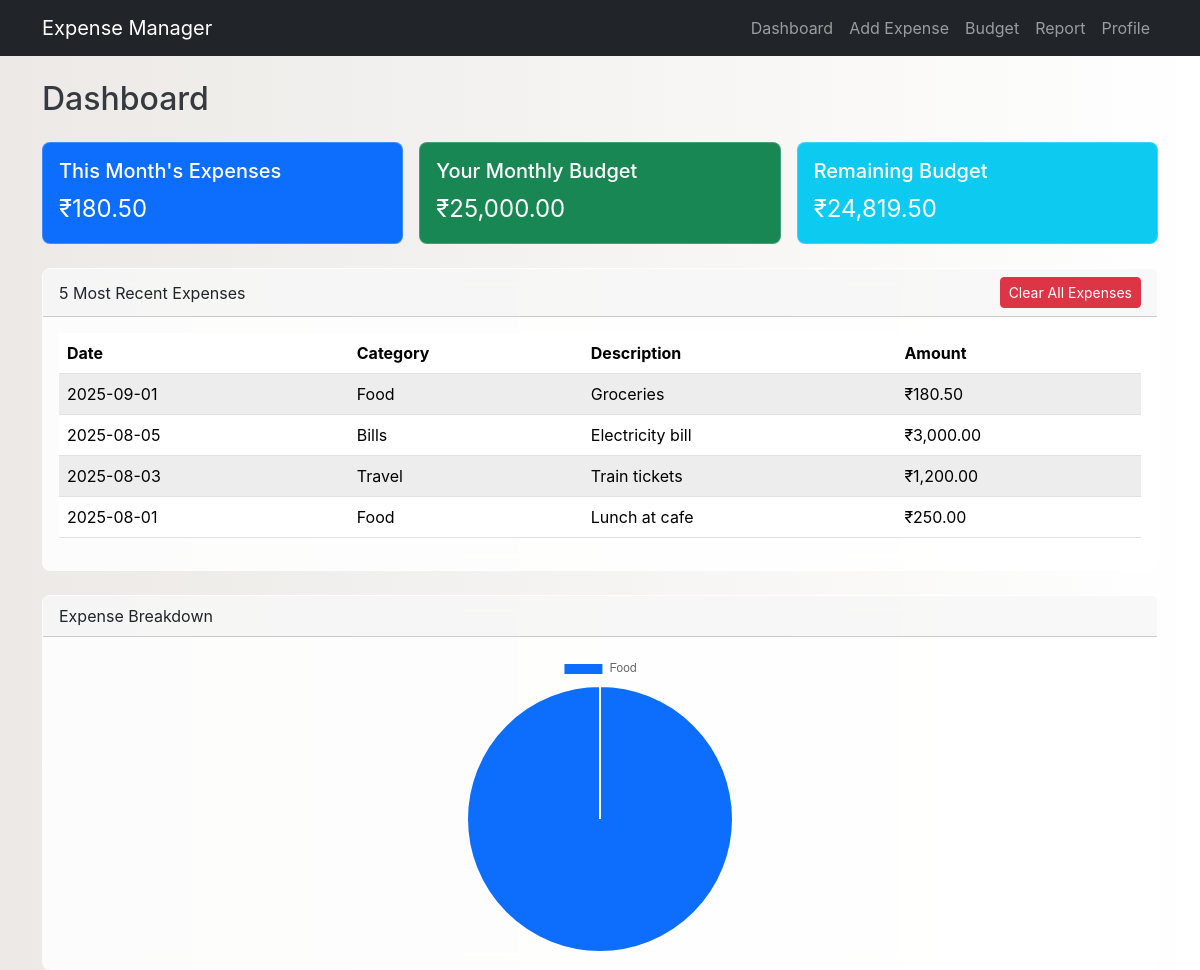
The page / on the database its author committed.
### tables this page shows
CREATE TABLE IF NOT EXISTS users (
    id INT AUTO_INCREMENT PRIMARY KEY,
    username VARCHAR(100) UNIQUE,
    password VARCHAR(255),
    role ENUM('student', 'worker') DEFAULT 'student',
    monthly_income DECIMAL(10,2) DEFAULT 0.00
);

CREATE TABLE IF NOT EXISTS expenses (
    id INT AUTO_INCREMENT PRIMARY KEY,
    user_id INT DEFAULT 1,
    category_id INT,
    amount DECIMAL(10,2),
    description TEXT,
    date DATE,
    FOREIGN KEY (category_id) REFERENCES categories(id)
);

CREATE TABLE IF NOT EXISTS categories (
    id INT AUTO_INCREMENT PRIMARY KEY,
    name VARCHAR(100) UNIQUE
);

### public/index.php (the view)
<?php
include __DIR__ . '/../config/db.php';
include("header.php");
$user_id = 1;
$user_stmt = $conn->prepare("SELECT monthly_income FROM users WHERE id = ?");
$user_stmt->bind_param('i', $user_id);
$user_stmt->execute();
$monthly_budget = $user_stmt->get_result()->fetch_assoc()['monthly_income'] ?? 0;
$current_month_start = date('Y-m-01');
$current_month_end = date('Y-m-t');
$month_stmt = $conn->prepare("SELECT SUM(amount) as total FROM expenses WHERE user_id = ? AND date >= ? AND date <= ?");
$month_stmt->bind_param('iss', $user_id, $current_month_start, $current_month_end);
$month_stmt->execute();
$total_expenses = $month_stmt->get_result()->fetch_assoc()['total'] ?? 0;
$remaining_budget = $monthly_budget - $total_expenses;
$recent_expenses_stmt = $conn->prepare("SELECT e.date, c.name as category, e.amount, e.description FROM expenses e JOIN categories c ON e.category_id = c.id WHERE e.user_id = ? ORDER BY e.date DESC, e.id DESC LIMIT 5");
$recent_expenses_stmt->bind_param('i', $user_id);
$recent_expenses_stmt->execute();
$recent_expenses = $recent_expenses_stmt->get_result();
$chart_data_stmt = $conn->prepare("SELECT c.name as category, SUM(e.amount) as total FROM expenses e JOIN categories c ON e.category_id = c.id WHERE e.user_id = ? AND e.date >= ? AND e.date <= ? GROUP BY c.name HAVING total > 0");
$chart_data_stmt->bind_param('iss', $user_id, $current_month_start, $current_month_end);
$chart_data_stmt->execute();
$chart_res = $chart_data_stmt->get_result();
$chart_labels = [];
$chart_values = [];
while($row = $chart_res->fetch_assoc()) {
    $chart_labels[] = $row['category'];
    $chart_values[] = $row['total'];
}
?>
<h2 class="mb-4">Dashboard</h2>
<div class="row g-3 mb-4">
  <div class="col-md-4">
    <div class="card text-white bg-primary">
      <div class="card-body">
        <h5 class="card-title">This Month's Expenses</h5>
        <p class="card-text fs-4">₹<?php echo number_format($total_expenses, 2); ?></p>
      </div>
    </div>
  </div>
  <div class="col-md-4">
    <div class="card text-white bg-success">
      <div class="card-body">
        <h5 class="card-title">Your Monthly Budget</h5>
        <p class="card-text fs-4">₹<?php echo number_format($monthly_budget, 2); ?></p>
      </div>
    </div>
  </div>
  <div class="col-md-4">
    <div class="card text-white <?php echo ($remaining_budget < 0) ? 'bg-danger' : 'bg-info'; ?>">
      <div class="card-body">
        <h5 class="card-title">Remaining Budget</h5>
        <p class="card-text fs-4">₹<?php echo number_format($remaining_budget, 2); ?></p>
      </div>
    </div>
  </div>
</div>
<div class="card mb-4">
  <div class="card-header d-flex justify-content-between align-items-center">
    <span>5 Most Recent Expenses</span>
    <a href="clear_expenses.php" class="btn btn-sm btn-danger" onclick="return confirm('Are you sure you want to delete ALL expenses? This action cannot be undone.');">Clear All Expenses</a>
  </div>
  <div class="card-body">
    <table class="table table-striped">
      <thead>
        <tr>
          <th>Date</th>
          <th>Category</th>
          <th>Description</th>
          <th>Amount</th>
        </tr>
      </thead>
      <tbody>
        <?php if ($recent_expenses->num_rows > 0): ?>
            <?php while($row = $recent_expenses->fetch_assoc()): ?>
                <tr>
                    <td><?php echo htmlspecialchars($row['date']); ?></td>
                    <td><?php echo htmlspecialchars($row['category']); ?></td>
                    <td><?php echo htmlspecialchars($row['description']); ?></td>
                    <td>₹<?php echo number_format($row['amount'], 2); ?></td>
                </tr>
            <?php endwhile; ?>
        <?php else: ?>
            <tr><td colspan="4" class="text-center">No recent expenses found.</td></tr>
        <?php endif; ?>
      </tbody>
    </table>
  </div>
</div>
<div class="card">
  <div class="card-header">Expense Breakdown</div>
  <div class="card-body">
    <canvas id="expenseChart" style="max-height: 300px;"></canvas>
  </div>
</div>
<script>
const ctx = document.getElementById('expenseChart').getContext('2d');
new Chart(ctx, {
  type: 'pie',
  data: {
    labels: <?php echo json_encode($chart_labels); ?>,
    datasets: [{
      data: <?php echo json_encode($chart_values); ?>,
      backgroundColor: ['#0d6efd', '#198754', '#ffc107', '#dc3545', '#6f42c1', '#fd7e14']
    }]
  }
});
</script>
<?php include("footer.php"); ?>

### public/header.php (shortened to what this page needs)
<!DOCTYPE html>
<html lang="en">
<head>
  <link href="https://cdn.jsdelivr.net/npm/bootstrap@5.3.3/dist/css/bootstrap.min.css" rel="stylesheet">
  <link rel="stylesheet" href="../assets/css/style.css">
</head>
<body>
<nav class="navbar navbar-expand-lg navbar-dark bg-dark">
  <div class="container">
    <a class="navbar-brand" href="index.php">Expense Manager</a>
    <div class="collapse navbar-collapse" id="navbarNav">
      <ul class="navbar-nav ms-auto">
        <li class="nav-item"><a class="nav-link" href="index.php">Dashboard</a></li>
        <li class="nav-item"><a class="nav-link" href="add_expense.php">Add Expense</a></li>
        <li class="nav-item"><a class="nav-link" href="budget.php">Budget</a></li>
        <li class="nav-item"><a class="nav-link" href="report.php">Report</a></li>
        <li class="nav-item"><a class="nav-link" href="profile.php">Profile</a></li>
      </ul>
    </div>
  </div>
</nav>
<div class="container mt-4">

### public/footer.php (shortened to what this page needs)
</div>
</body>
</html>

### assets/css/style.css (style rules this page uses)
body { font-family: Inter, system-ui, -apple-system, 'Segoe UI', Roboto, 'Helvetica Neue', Arial, sans-serif; background: linear-gradient(to right, #ece9e6, #ffffff); color: #343a40; animation: fadeIn 0.5s ease-out; }
.card { background-color: rgba(255, 255, 255, 0.85); backdrop-filter: blur(10px); border: 1px solid rgba(255, 255, 255, 0.2); border-radius: 0.5rem !important; }
.table { border-collapse: separate; border-spacing: 0; background-color: #fff; }
.table th, .table td { vertical-align: middle; }
.table-striped > tbody > tr:nth-of-type(odd) > * { background-color: rgba(0, 0, 0, 0.02); }
.btn, .badge { transition: all 0.2s ease-in-out; }

### rows shown on the page
users: monthly_income "25,000.00"
expenses: date "2025-09-01", category.name "Food", description "Groceries", amount "180.50"
expenses: date "2025-08-05", category.name "Bills", description "Electricity bill", amount "3,000.00"
expenses: date "2025-08-03", category.name "Travel", description "Train tickets", amount "1,200.00"
expenses: date "2025-08-01", category.name "Food", description "Lunch at cafe", amount "250.00"

### other values the page prints
$total_expenses "180.50"
$remaining_budget "24,819.50"
chart data {{ json_encode($chart_labels) }} ["Food"]
